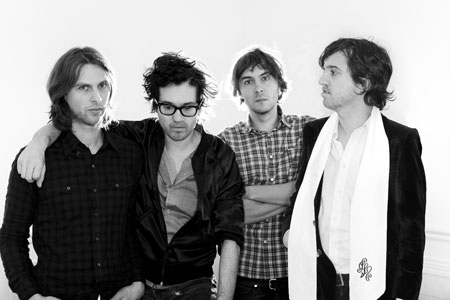
#> input picture group-shot.jpg, 450 x 300 px
$ jupyter execute --allow-errors presentation.5.faces.ipynb   (shell and % lines are left out)   (Python 2 division)
#> lines starting #> are read from the running program, lines starting #| are printed output that depends on the picture; after the words box and inside, x2 and y2 are one past the last pixel; in counts of white or black regions, pixels touching at a corner belong together
# Face detection

[cell 1]
import numpy as np
import scipy as sp
import cv2
import SimpleCV
import skimage.io

[cell 2]
import matplotlib.pyplot as plt

[cell 3]
print cv2.__version__

[cell 4]
plt.rcParams['figure.figsize'] = (16.0, 8.0)

[cell 5]
# import opencv 2 python bindings
import cv2

# load and image and convert to gray
group = skimage.io.imread( 'group-shot.jpg' )
#> group is the input picture: shape (300, 450, 3); min 0, max 255, mean 141.3
group_grey = group.mean( axis=2 ).astype( 'uint8' )

[cell 6]
plt.imshow( group )

[cell 7]
# inital Haar wavelet cascade classifier with frontal face data
cascade = cv2.CascadeClassifier("haarcascade_frontalface_default.xml")

# detect faces
rects = cascade.detectMultiScale(group_grey, 1.3, 5 )
#> rects = [[232, 61, 51, 51], [68, 68, 53, 53], [151, 87, 55, 55]]

# number of faces
print len( rects )
#| 3
# print first face data
rects[0]
#> Out = [232, 61, 51, 51]

[cell 8]
for x1, y1, x2, y2 in rects:
    cv2.rectangle( group, (x1, y1), (x1+x2, y1+y2), (127, 255, 0), 2)
#> this loop made 3 passes
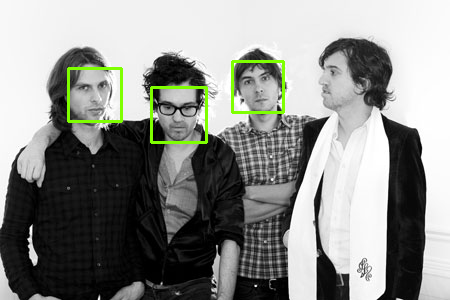
#> group: shape (300, 450, 3); 1.4% of pixels changed, all inside (x1, y1, x2, y2) = (67, 60, 285, 144)

[cell 9]
plt.imshow( np.asarray( group ) )

[cell 10]
# load profile face Haar cascadeq`
cascade = cv2.CascadeClassifier('haarcascade_profileface.xml')
rects = cascade.detectMultiScale(group_grey, 1.3, 5 )
#> rects = [[308, 48, 60, 60]]

[cell 11]
for x1, y1, x2, y2 in rects:
    cv2.rectangle( group, (x1, y1), (x1+x2, y1+y2), (192, 0, 0), 2)
#> this loop made 1 pass
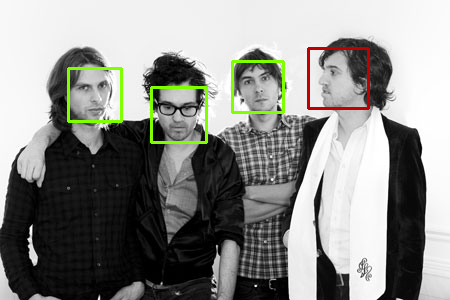
#> group: shape (300, 450, 3); 0.53% of pixels changed, all inside (x1, y1, x2, y2) = (307, 47, 370, 110)

plt.imshow( np.asarray( group ) )
